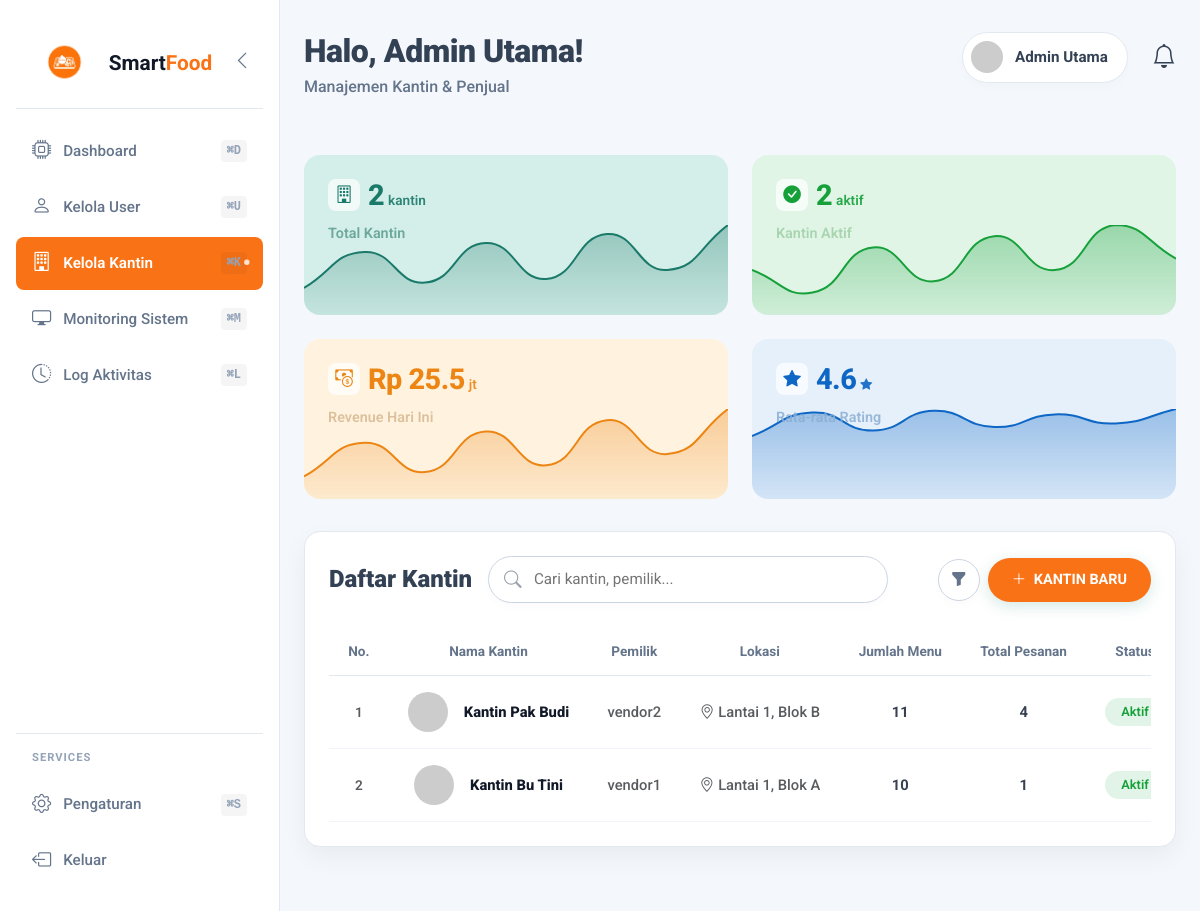
The app's page /admin-panel/canteens/ (signed in) with its own data.
### accounts/models.py (models this page shows, shortened)
class Canteen(models.Model):
    name = models.CharField(max_length=100)
    description = models.TextField(blank=True)
    location = models.CharField(max_length=200)
    vendor = models.OneToOneField(
        CustomUser,
        on_delete=models.CASCADE,
        related_name='canteen',
        limit_choices_to={'role': 'vendor'}
    )
    image = models.ImageField(upload_to='canteens/', blank=True, null=True)
    is_active = models.BooleanField(default=True)
    open_time = models.TimeField(null=True, blank=True)
    close_time = models.TimeField(null=True, blank=True)
    created_at = models.DateTimeField(auto_now_add=True)
    class Meta:
        verbose_name = 'Kantin'
        verbose_name_plural = 'Daftar Kantin'

class CustomUser(AbstractUser):
    ROLE_CHOICES = [
        ('student', 'Siswa / Pelanggan'),
        ('vendor', 'Penjual / Admin Kantin'),
        ('sysadmin', 'Admin Sistem'),
    ]
    role = models.CharField(max_length=20, choices=ROLE_CHOICES, default='student')
    phone = models.CharField(max_length=20, blank=True)
    avatar = models.ImageField(upload_to='avatars/', blank=True, null=True)
    is_active = models.BooleanField(default=False)  # Nonaktif sampai admin konfirmasi
    is_approved = models.BooleanField(default=False)  # Status konfirmasi oleh admin
    created_at = models.DateTimeField(auto_now_add=True)
    def is_sysadmin(self):
        return self.role == 'sysadmin'

### accounts/views.py (the view, shortened to what this page needs)
@login_required
def admin_canteens(request):
    if not request.user.is_sysadmin():
        return redirect('dashboard')
    search        = request.GET.get('search', '').strip()
    status_filter = request.GET.get('status', '')
    canteens = Canteen.objects.select_related('vendor').annotate(
        menu_count=Count('menu_items', distinct=True),
        order_count=Count('orders', distinct=True)
    ).order_by('-created_at')
    if search:
        canteens = canteens.filter(
            Q(name__icontains=search) |
            Q(vendor__username__icontains=search)
        )
    if status_filter == 'aktif':
        canteens = canteens.filter(is_active=True)
    elif status_filter == 'nonaktif':
        canteens = canteens.filter(is_active=False)
    total_kantin = Canteen.objects.count()
    total_aktif  = Canteen.objects.filter(is_active=True).count()
    context = {
        'canteens': canteens,
        'search': search,
        'status_filter': status_filter,
        'total_kantin': total_kantin,
        'total_aktif': total_aktif,
    }
    return render(request, 'admin_panel/canteens.html', context)

### notifications/context_processors.py (called while the page is built)
def notifications_processor(request):
    if request.user.is_authenticated:
        unread_count = Notification.objects.filter(user=request.user, is_read=False).count()
        recent_notifs = Notification.objects.filter(user=request.user)[:5]
        return {
            'unread_notifications': unread_count,
            'recent_notifications': recent_notifs,
        }
    return {'unread_notifications': 0, 'recent_notifications': []}

### templates/admin_panel/canteens.html (shortened to what this page needs)
{% extends 'admin_panel/base_admin.html' %}
{% load static %}
{% block nav_canteens %}active{% endblock %}
{% block header_title %}Halo, Admin Utama!{% endblock %}
{% block header_subtitle %}Manajemen Kantin &amp; Penjual{% endblock %}
{% block content %}
    <div class="dashboard-grid">
        <div class="stat-card card-total">
            <div class="d-flex align-items-center mb-1">
                <div class="icon-box"><i class="bi bi-building stat-icon"></i></div>
                <div class="stat-value ms-2">{{ total_kantin|default:"32" }} <span class="stat-unit">kantin</span></div>
            </div>
            <div class="stat-title">Total Kantin</div>
            <div class="chart-container-wave"><canvas id="chartTotal"></canvas></div>
        </div>
        <div class="stat-card card-aktif">
            <div class="d-flex align-items-center mb-1">
                <div class="icon-box"><i class="bi bi-check-circle-fill stat-icon"></i></div>
                <div class="stat-value ms-2">{{ total_aktif|default:"28" }} <span class="stat-unit">aktif</span></div>
            </div>
            <div class="stat-title">Kantin Aktif</div>
            <div class="chart-container-wave"><canvas id="chartAktif"></canvas></div>
        </div>
        <div class="stat-card card-revenue">
            <div class="d-flex align-items-center mb-1">
                <div class="icon-box"><i class="bi bi-cash-coin stat-icon"></i></div>
                <div class="stat-value ms-2">Rp 25.5 <span class="stat-unit">jt</span></div>
            </div>
            <div class="stat-title">Revenue Hari Ini</div>
            <div class="chart-container-wave"><canvas id="chartRevenue"></canvas></div>
        </div>
        <div class="stat-card card-rating">
            <div class="d-flex align-items-center mb-1">
                <div class="icon-box"><i class="bi bi-star-fill stat-icon"></i></div>
                <div class="stat-value ms-2">4.6 <span class="stat-unit"><i class="bi bi-star-fill" style="font-size:0.75rem;"></i></span></div>
            </div>
            <div class="stat-title">Rata-rata Rating</div>
            <div class="chart-container-wave"><canvas id="chartRating"></canvas></div>
        </div>
    </div>
    <div class="table-wrapper">
        <div class="d-flex justify-content-between align-items-center mb-4 flex-wrap gap-3">
            <div class="d-flex align-items-center gap-3 flex-wrap flex-grow-1">
                <h2 class="list-title">Daftar Kantin</h2>
                <form method="GET" action="{% url 'admin_canteens' %}" class="search-box mb-0 flex-grow-1">
                    <i class="bi bi-search"></i>
                    <input type="text" name="search" placeholder="Cari kantin, pemilik..." value="{{ search }}" onchange="this.form.submit()">
                </form>
            </div>
            <div class="d-flex align-items-center gap-2">
                <div class="dropdown">
                    <button class="btn btn-filter dropdown-toggle" type="button" id="filterDropdown"
                            data-bs-toggle="dropdown" aria-expanded="false" title="Filter Status">
                        <i class="bi bi-funnel-fill"></i>
                    </button>
                </div>
                <button type="button" class="btn-add" data-bs-toggle="modal" data-bs-target="#addCanteenModal">
                    <i class="bi bi-plus-lg me-1"></i> KANTIN BARU
                </button>
            </div>
        </div>
        <div class="table-responsive">
            <table class="table-custom" style="min-width: 780px;">
                <thead>
                    <tr>
                        <th class="text-center">No.</th>
                        <th class="text-center">Nama Kantin</th>
                        <th class="text-center">Pemilik</th>
                        <th class="text-center">Lokasi</th>
                        <th class="text-center">Jumlah Menu</th>
                        <th class="text-center">Total Pesanan</th>
                        <th class="text-center">Status</th>
                    </tr>
                </thead>
                <tbody>
                    {% for c in canteens %}
                    <tr style="transition: 0.2s;" onmouseover="this.style.backgroundColor='rgba(110,181,168,0.05)'" onmouseout="this.style.backgroundColor=''">
                        <td class="text-center text-muted fw-semibold" style="font-size:0.85rem;">{{ forloop.counter }}</td>
                        <td class="text-center">
                            <div class="d-flex align-items-center justify-content-center gap-3">
                                <img src="{% if c.image %}{{ c.image.url }}{% else %}https://ui-avatars.com/api/?name={{ c.name|urlencode }}&background=e0f5e6&color=15a03a&rounded=true&bold=true{% endif %}"
                                     alt="Logo" style="width:40px;height:40px;border-radius:50%;object-fit:cover;flex-shrink:0;">
                                <span class="canteen-name">{{ c.name }}</span>
                            </div>
                        </td>
                        <td class="text-center text-muted">{{ c.vendor.username }}</td>
                        <td class="text-center text-muted">
                            <i class="bi bi-geo-alt me-1"></i>{{ c.location|default:"-" }}
                        </td>
                        <td class="text-center fw-bold">{{ c.menu_count|default:"0" }}</td>
                        <td class="text-center fw-bold">{{ c.order_count|default:"0" }}</td>
                        <td class="text-center">
                            {% if c.is_active %}
                                <span class="badge rounded-pill px-3 py-2"
                                      style="background:rgba(21,160,58,0.12);color:#15A03A;font-weight:600;font-size:0.8rem;">Aktif</span>
                            {% else %}
                                <span class="badge rounded-pill px-3 py-2"
                                      style="background:rgba(220,38,38,0.10);color:#dc2626;font-weight:600;font-size:0.8rem;">Nonaktif</span>
                            {% endif %}
                        </td>
                    </tr>
                    {% endfor %}
                </tbody>
            </table>
        </div>
    </div>
{% endblock %}

### templates/admin_panel/base_admin.html (style rules this page uses)
:root { --sidebar-bg: #ffffff; --main-bg: #F4F7FB; --card-white: #ffffff; --text-dark: #334155; --text-muted: #64748b; --active-pill: #f97316; --active-text: #ffffff; --primary: #f97316; --border-color: #e2e8f0; }
* { margin: 0; padding: 0; box-sizing: border-box; }
body { font-family: 'Roboto', sans-serif; background-color: var(--main-bg); color: var(--text-dark); display: flex; height: 100vh; overflow: hidden; }

### templates/admin_panel/canteens.html (style rules this page uses)
.dashboard-grid { display: grid; grid-template-columns: repeat(4, 1fr); gap: 1.5rem; margin-bottom: 2rem; }
.stat-card { border-radius: 16px; padding: 1.5rem; position: relative; border: none; display: flex; flex-direction: column; height: 160px; overflow: hidden; transition: transform 0.3s ease, box-shadow 0.3s ease; cursor: pointer; }
.icon-box { width: 32px; height: 32px; border-radius: 8px; background: rgba(255,255,255,0.7); display: flex; align-items: center; justify-content: center; z-index: 2; position: relative; }
.stat-icon { font-size: 1.1rem; }
.stat-value { font-size: 1.8rem; font-weight: 800; line-height: 1; display: flex; align-items: baseline; gap: 4px; z-index: 2; position: relative; letter-spacing: -0.5px; }
.stat-unit { font-size: 0.85rem; font-weight: 600; opacity: 0.9; letter-spacing: 0; }
.stat-title { font-size: 0.9rem; font-weight: 600; margin-top: 8px; z-index: 2; position: relative; opacity: 0.85; }
.chart-container-wave { position: absolute; left: 0; right: 0; bottom: 0; width: 100%; height: 90px; z-index: 1; }
.card-total { background-color: #D4EEE9; }
.card-total .stat-icon { color: #1a7a6a; }
.card-total .stat-value { color: #1a7a6a; }
.card-total .stat-title { color: #5a9c8e; }
.card-aktif { background-color: #E0F5E6; }
.card-aktif .stat-icon { color: #15A03A; }
.card-aktif .stat-value { color: #15A03A; }
.card-aktif .stat-title { color: #9FD0A7; }
.card-revenue { background-color: #FFF3DF; }
.card-revenue .stat-icon { color: #EC8513; }
.card-revenue .stat-value { color: #EC8513; }
.card-revenue .stat-title { color: #D7B891; }
.card-rating { background-color: #E5F0FB; }
.card-rating .stat-icon { color: #0E66C5; }
.card-rating .stat-value { color: #0E66C5; }
.card-rating .stat-title { color: #8BAED2; }
.table-wrapper { background: white; border-radius: 16px; padding: 1.5rem; box-shadow: 0 10px 25px rgba(0,0,0,0.05); border: 1px solid #e2e8f0; margin-bottom: 2rem; }
.list-title { font-size: 1.5rem; font-weight: 900; color: var(--text-dark); margin: 0; white-space: nowrap; }
.search-box { position: relative; width: 100%; max-width: 400px; }
.search-box input { width: 100%; padding: 0.7rem 1.2rem 0.7rem 2.8rem; border-radius: 50px; border: 1px solid #cbd5e1; font-family: 'Roboto', sans-serif; font-size: 0.95rem; background: white; box-shadow: 0 4px 10px rgba(0,0,0,0.02); transition: all 0.3s; }
.search-box i { position: absolute; left: 1rem; top: 50%; transform: translateY(-50%); color: #9ca3af; font-size: 1.1rem; }
.btn-add { background: var(--active-pill); color: white; border: none; padding: 0.7rem 1.5rem; border-radius: 50px; font-weight: 700; font-size: 0.9rem; text-transform: uppercase; box-shadow: 0 4px 15px rgba(110,181,168,0.3); transition: all 0.3s; cursor: pointer; }
.btn-filter { background-color: white; color: var(--text-muted); border: 1px solid #cbd5e1; width: 42px; height: 42px; border-radius: 50%; display: flex; align-items: center; justify-content: center; box-shadow: 0 4px 10px rgba(0,0,0,0.02); transition: all 0.3s; cursor: pointer; }
.btn-filter::after { display: none !important; }
.table-custom { width: 100%; border-collapse: collapse; }
.table-custom th { font-size: 0.85rem; font-weight: 700; color: #64748b; padding: 0.85rem 1.2rem; border-bottom: 1px solid #e2e8f0; white-space: nowrap; }
.table-custom td { padding: 1rem 1.2rem; font-size: 0.92rem; font-weight: 500; color: #374151; border-bottom: 1px solid #f1f5f9; vertical-align: middle; white-space: nowrap; }
.canteen-name { font-weight: 800; color: #111827; }
@media (max-width: 1400px) { .dashboard-grid { grid-template-columns: repeat(2, 1fr); } }

### records on screen
Canteen: name "Kantin Pak Budi", vendor.username "vendor2", location "Lantai 1, Blok B", menu_count "11", order_count "4", is_active "Aktif"
Canteen: name "Kantin Bu Tini", vendor.username "vendor1", location "Lantai 1, Blok A", menu_count "10", order_count "1", is_active "Aktif"

### other values on screen
{{ total_kantin|default:"32" }} "2"
{{ total_aktif|default:"28" }} "2"
